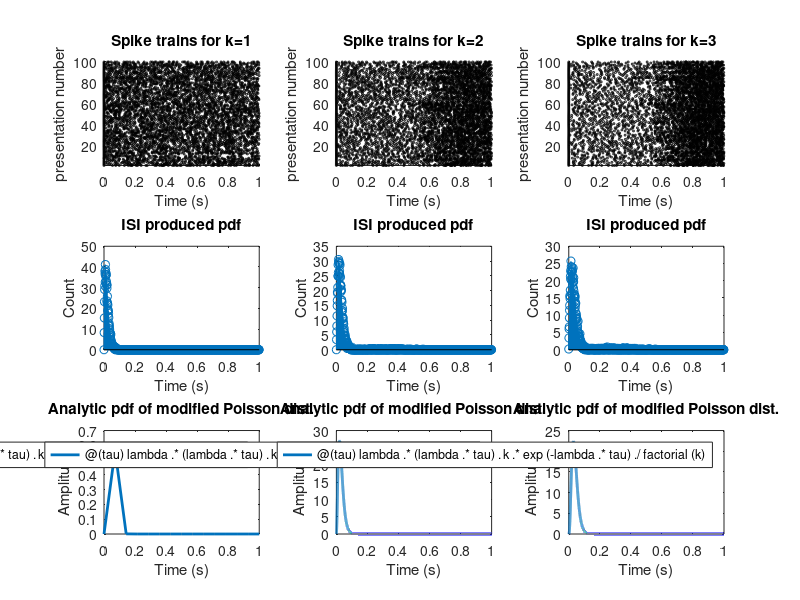

Source code (MATLAB):
%  SBE2, Johns Hopkins University
%  Homework #5
%
%  Created by Greg Kiar on 10.03.2015 (c)

clc

%% q2
lambda = 100; %spikes per second
dt = 0.001;
T = 1;
figure (2)
clf

% a

k = 4;
for k=1:3
    p3 = @(tau) lambda.*(lambda.*tau).^k .* exp (-lambda .* tau )./factorial(k);
    F3 = @(tau) sum(p3(0:0.001:tau))*dt;
    
    ts = 0:dt:1-dt;
    for ii = 1:1000
        cdf3(ii) = F3(ii*dt);
    end
    % by mathematical theory, F3_inv = inf { x \in R : y \leq F(x) }
    F3_inv = @(u) find(cdf3 > u, 1, 'first')*dt;
    
    subplot(3,3,k);
    trains = zeros(100, 1000);
    for ii = 1:100
        t = 0;
        n = 1;
        while ( t < T )
            spikes{ii}(n) = t;
            u = rand();
            tau = F3_inv(u);
            t = tau+t;
            n = n+1;
        end
        scatter(spikes{ii}, ii*ones(1,length(spikes{ii})), 2, 'k');
        hold on
    end
    ylim([1 inf]); ylabel('presentation number');
    xlabel('Time (s)'); aa = sprintf('Spike trains for k=%d', k);title(aa);
    
    % b
    isis = [];
    for ii = 1:100
        temp = 0;
        for jj = 1:length(spikes{ii})-1
            temp(jj) = abs(spikes{ii}(jj) - spikes{ii}(jj+1));
        end
        isis = [isis, temp];
    end
    
    isih = zeros(1, 1000);
    subplot(3,3,k+3)
    for ii = 0:1000-0.001
        isih(ii+1) = sum(isis >= ii*0.001 & isis < (ii+1)*0.001);
    end
    isih = isih/sum(isih)/dt;
    stem(0:0.001:1-0.001,isih);
    ylabel('Count');
    xlabel('Time (s)'); title('ISI produced pdf');
    
    subplot(3,3,k+6)
    fplot(p3, [0 1]);
    xlim([0 1])
    set(findobj(gca, 'Type', 'Line'), 'LineWidth', 2);
    ylabel('Amplitude');
    xlabel('Time (s)'); title('Analytic pdf of modified Poisson dist.');
end
